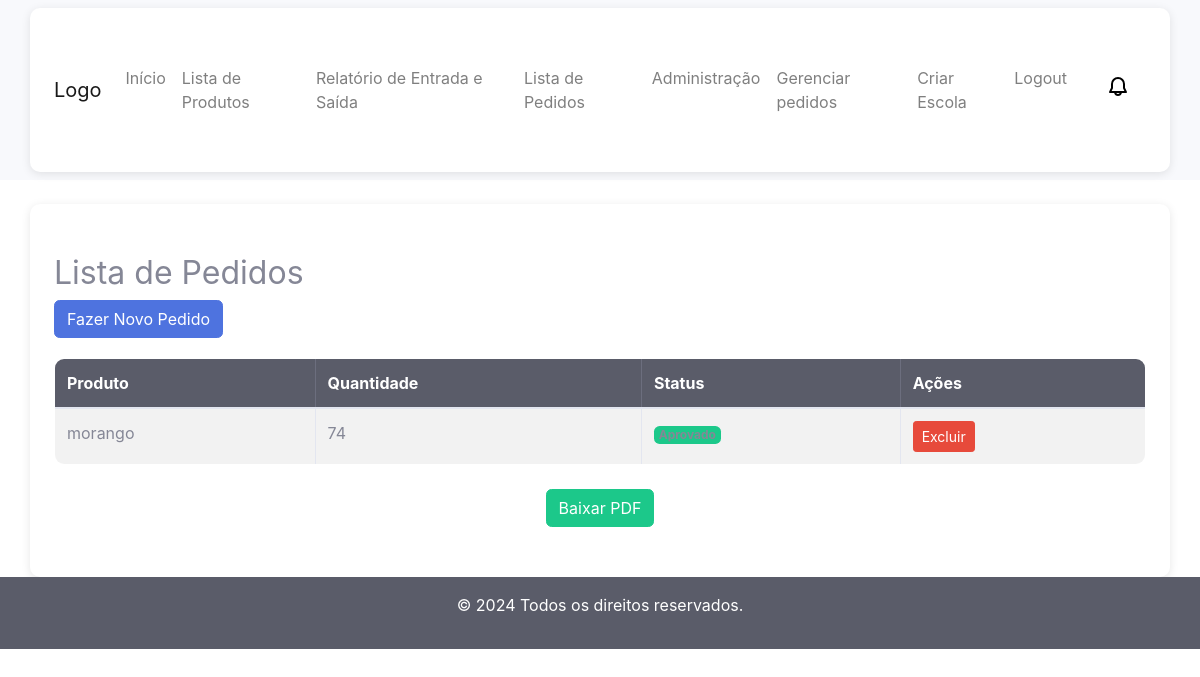
/pedidos/lista/ (signed in), run on an earlier commit of the app's database.
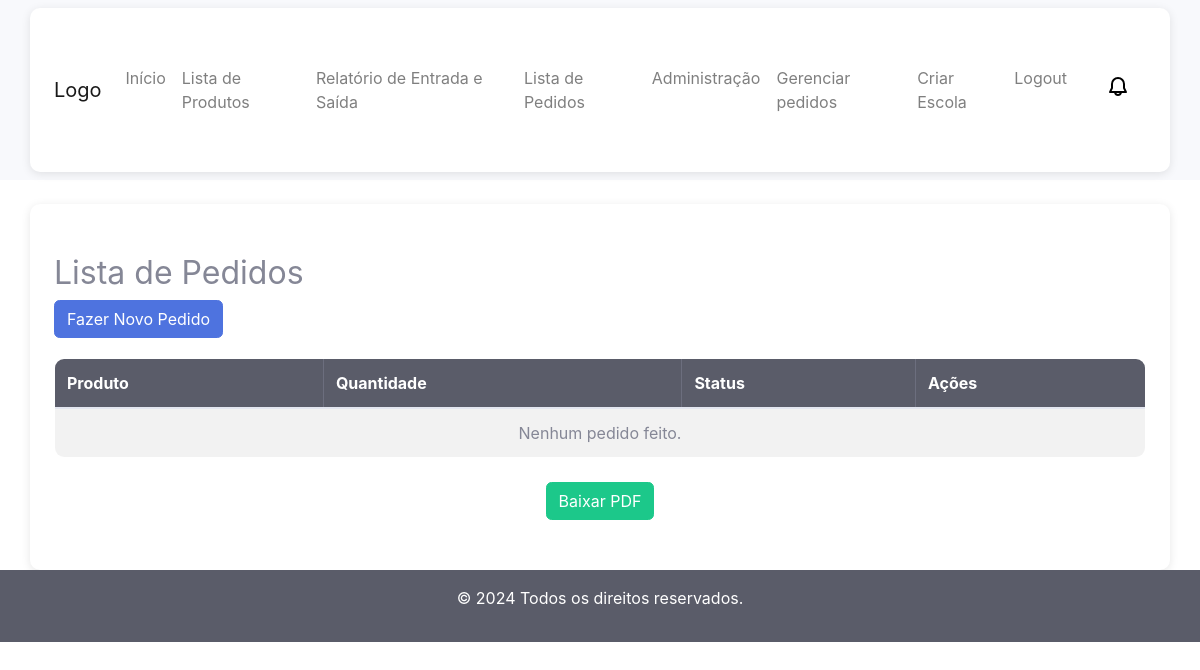
And on a later commit of the database.
### core/models.py (models this page shows)
class Pedido(models.Model):
    usuario = models.ForeignKey(User, on_delete=models.CASCADE)  # Adiciona a relação com o usuário
    produto = models.CharField(max_length=100)  # Exemplo de campo para o produto
    quantidade = models.PositiveIntegerField()  # Campo para quantidade
    status = models.CharField(max_length=20, choices=[
        ('Pendente', 'Pendente'),
        ('Aprovado', 'Aprovado'),
        ('Negado', 'Negado')
    ])

### core/views.py (the view)
# urls.py: path('pedidos/lista/', lista_pedidos, name='lista_pedidos'),  # Lista de pedidos
@login_required
def lista_pedidos(request):
    if request.user.is_superuser or request.user.groups.filter(name='adm').exists():
        pedidos = Pedido.objects.all()
    if request.GET.get('format') == 'pdf':
            context = {'pedidos': pedidos}
            pdf = render_to_pdf('pedidos_pdf.html', context)
            return pdf
    else:
        pedidos = Pedido.objects.filter(usuario=request.user)
    return render(request, 'lista_pedidos.html', {'pedidos': pedidos})

### core/templates/lista_pedidos.html (shortened to what this page needs)
{% extends 'modelo.html' %}
{% block conteudo %}
<div class="container mt-4">
    <h2>Lista de Pedidos</h2>
    <div class="mb-3">
        <a href="{% url 'pedidos' %}" class="btn btn-primary">Fazer Novo Pedido</a>
    </div>
    <table class="table table-striped table-bordered">
        <thead class="table-dark">
            <tr>
                <th scope="col">Produto</th>
                <th scope="col">Quantidade</th>
                <th scope="col">Status</th>
                <th scope="col">Ações</th>
            </tr>
        </thead>
        <tbody>
            {% if pedidos and pedidos|length > 0 %}
                {% for pedido in pedidos %}
                    <tr>
                        <td>{{ pedido.produto }}</td>
                        <td>{{ pedido.quantidade }}</td>
                        <td>
                            {% if pedido.status == 'Pendente' %}
                                <span class="badge bg-warning">{{ pedido.status }}</span>
                            {% elif pedido.status == 'Aprovado' %}
                                <span class="badge bg-success">{{ pedido.status }}</span>
                            {% elif pedido.status == 'Negado' %}
                                <span class="badge bg-danger">{{ pedido.status }}</span>
                            {% endif %}
                        </td>
                        <td>
                            <form method="post" action="{% url 'excluir_pedido' pedido.id %}" style="display:inline;">
                                <button type="submit" class="btn btn-danger btn-sm">Excluir</button>
                            </form>
                        </td>
                    </tr>
                {% endfor %}
            {% else %}
                <tr>
                    <td colspan="4" class="text-center">Nenhum pedido feito.</td>
                </tr>
            {% endif %}
        </tbody>
    </table>
    <div class="text-center mt-4">
        <a href="?format=pdf" class="btn btn-success">Baixar PDF</a>
    </div>
</div>
{% endblock %}

What changed in the data, as far as the page shows it:
removed Pedido: produto "morango", quantidade "74"
Also different on the page:
text now shown: "Nenhum pedido feito."
